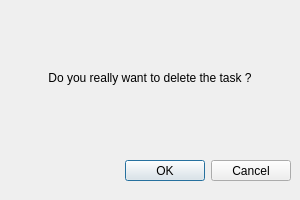
<?xml version="1.0" encoding="UTF-8"?>
<ui version="4.0">
 <class>DialogDEL</class>
 <widget class="QDialog" name="DialogDEL">
  <property name="geometry">
   <rect>
    <x>0</x>
    <y>0</y>
    <width>300</width>
    <height>200</height>
   </rect>
  </property>
  <property name="minimumSize">
   <size>
    <width>300</width>
    <height>200</height>
   </size>
  </property>
  <property name="maximumSize">
   <size>
    <width>300</width>
    <height>200</height>
   </size>
  </property>
  <property name="sizeIncrement">
   <size>
    <width>300</width>
    <height>200</height>
   </size>
  </property>
  <property name="baseSize">
   <size>
    <width>300</width>
    <height>200</height>
   </size>
  </property>
  <property name="windowTitle">
   <string>Dialog</string>
  </property>
  <widget class="QDialogButtonBox" name="buttonBox">
   <property name="geometry">
    <rect>
     <x>20</x>
     <y>160</y>
     <width>271</width>
     <height>21</height>
    </rect>
   </property>
   <property name="orientation">
    <enum>Qt::Horizontal</enum>
   </property>
   <property name="standardButtons">
    <set>QDialogButtonBox::Cancel|QDialogButtonBox::Ok</set>
   </property>
  </widget>
  <widget class="QLabel" name="label">
   <property name="geometry">
    <rect>
     <x>25</x>
     <y>70</y>
     <width>250</width>
     <height>16</height>
    </rect>
   </property>
   <property name="layoutDirection">
    <enum>Qt::LeftToRight</enum>
   </property>
   <property name="text">
    <string>Do you really want to delete the task ?</string>
   </property>
   <property name="textFormat">
    <enum>Qt::PlainText</enum>
   </property>
   <property name="alignment">
    <set>Qt::AlignCenter</set>
   </property>
  </widget>
 </widget>
 <resources/>
 <connections>
  <connection>
   <sender>buttonBox</sender>
   <signal>accepted()</signal>
   <receiver>DialogDEL</receiver>
   <slot>accept()</slot>
   <hints>
    <hint type="sourcelabel">
     <x>248</x>
     <y>254</y>
    </hint>
    <hint type="destinationlabel">
     <x>157</x>
     <y>274</y>
    </hint>
   </hints>
  </connection>
  <connection>
   <sender>buttonBox</sender>
   <signal>rejected()</signal>
   <receiver>DialogDEL</receiver>
   <slot>reject()</slot>
   <hints>
    <hint type="sourcelabel">
     <x>316</x>
     <y>260</y>
    </hint>
    <hint type="destinationlabel">
     <x>286</x>
     <y>274</y>
    </hint>
   </hints>
  </connection>
 </connections>
</ui>
